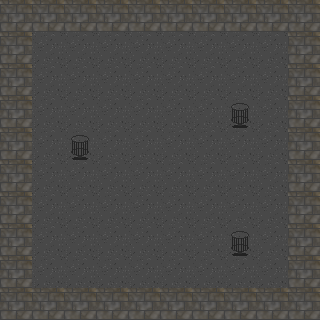

This game map was drawn from its Tiled (.tmx) file and the tilesets committed beside it. A one-line description and the trimmed map source follow:
An orthogonal 10x10 tile map with 32x32 px tiles, 5 tile layers (ground, walls, blocks, Characters, ...) and 4 objects.

<map version="1.0" orientation="orthogonal" width="10" height="10" tilewidth="32" tileheight="32">
 <properties>
  <property name="AmbientLight" value=".2" />
  <property name="BossRoom" value="true" />
  <property name="LightColor" value="0,0,0,0" />
  <property name="Shadows" value="true" />
  <property name="StartX" value="4" />
  <property name="StartY" value="1" />
  <property name="TileHeight" value="32" />
  <property name="TileWidth" value="32" />
 </properties>
 <tileset firstgid="1" name="Cavetileset" tilewidth="32" tileheight="32" spacing="2">
  <image source="Cavetileset.png" width="200" height="200" />
 </tileset>
 <layer name="ground" width="10" height="10">
  <properties>
   <property name="collide" value="false" />
  </properties>
  <data>[100 cells, 100 non-empty, 1 distinct tile ids]</data>
 </layer>
 <layer name="walls" width="10" height="10">
  <properties>
   <property name="collide" value="true" />
  </properties>
  <data>[100 cells, 36 non-empty, 1 distinct tile ids]</data>
 </layer>
 <layer name="blocks" width="10" height="10">
  <properties>
   <property name="collide" value="true" />
   <property name="moveable" value="true" />
  </properties>
  <data>[100 cells, 3 non-empty, 1 distinct tile ids]</data>
 </layer>
 <layer name="Characters" width="10" height="10">
  <data>[100 cells, 0 non-empty, 0 distinct tile ids]</data>
 </layer>
 <layer name="Lights" width="10" height="10">
  <data>[100 cells, 0 non-empty, 0 distinct tile ids]</data>
 </layer>
 <objectgroup name="Objects" width="10" height="10">
  <object gid="2" x="160" y="16">
   <properties>
    <property name="direction" value="180" />
    <property name="type" value="BossLocation" />
   </properties>
  </object>
  <object gid="2" x="304" y="160">
   <properties>
    <property name="direction" value="90" />
    <property name="type" value="BossLocation" />
   </properties>
  </object>
  <object gid="2" x="160" y="304">
   <properties>
    <property name="direction" value="0" />
    <property name="type" value="BossLocation" />
   </properties>
  </object>
  <object gid="2" x="16" y="160">
   <properties>
    <property name="direction" value="270" />
    <property name="type" value="BossLocation" />
   </properties>
  </object>
 </objectgroup>
</map>
